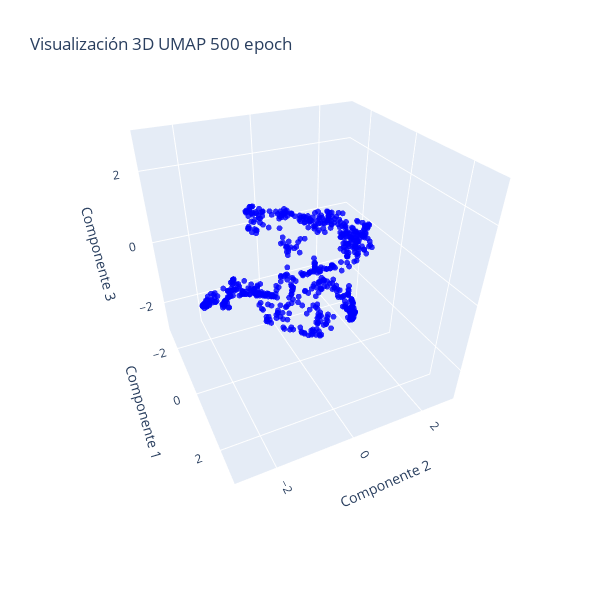

Notebook source saved alongside this figure:
### Code cell
# Crear la figura
fig = go.Figure()

# Añadir el gráfico 3D
fig.add_trace(
    go.Scatter3d(
        x=all_weights_first_layer_mod["umap_3d_0"],
        y=all_weights_first_layer_mod["umap_3d_1"],
        z=all_weights_first_layer_mod["umap_3d_2"],
        mode='markers',
        marker=dict(size=2, opacity=0.8, color="blue"),
        showlegend=False  # Desactivar la leyenda
    )
)

# Establecer el rango de los ejes
rango_ejes = [-3, 3]

# Establecer el intervalo entre ticks
intervalo_ticks = 2

# Establecer parámetros de la cámara
r = 2.1  # Distancia de la cámara (zoom)
theta = -0.7*np.pi / 5  # Ángulo azimutal (45 grados)
phi = 0.8*np.pi / 2.5  # Ángulo polar (30 grados)

# Calcular la posición de la cámara
eye_x = r * np.sin(phi) * np.cos(theta)
eye_y = r * np.sin(phi) * np.sin(theta)
eye_z = r * np.cos(phi)

# Configurar la cámara
camera = dict(
    eye=dict(x=eye_x, y=eye_y, z=eye_z),  # Posición de la cámara
    center=dict(x=0, y=0, z=-0.2),  # Centro del gráfico
    up=dict(x=0, y=0, z=1)  # Dirección "arriba" de la cámara
)

# Modificar los ejes del gráfico 3D y mantener proporciones 1:1
fig.update_scenes(
    aspectmode="cube",
    xaxis=dict(
        title_text='Componente 1',
        range=rango_ejes,
        dtick=intervalo_ticks  # Intervalo de ticks
    ),
    yaxis=dict(
        title_text='Componente 2',
        range=rango_ejes,
        dtick=intervalo_ticks  # Intervalo de ticks
    ),
    zaxis=dict(
        title_text='Componente 3',
        range=rango_ejes,
        dtick=intervalo_ticks  # Intervalo de ticks
    )
)

# Actualizar layout para ajustar el tamaño del gráfico y la cámara
fig.update_layout(
    height=600, 
    width=600, 
    title_text=f"Visualización 3D UMAP {num_epochs} epoch",
    scene_camera=camera  # Aplicar configuración de la cámara
)

# Mostrar el gráfico
fig.show()

### Figure 1 — Plotly figure (JSON) as saved in the notebook; plotly's stock layout.template omitted (floating-point values rounded to 4 significant figures; data arrays with more than 128 entries replaced by an {"elided": "..."} marker saying what was removed)
{"data": [{"marker": {"color": "blue", "opacity": 0.8, "size": 2}, "mode": "markers", "showlegend": false, "type": "scatter3d", "x": {"elided": "640 float values"}, "y": {"elided": "640 float values"}, "z": {"elided": "640 float values"}}], "layout": {"height": 600, "scene": {"aspectmode": "cube", "camera": {"center": {"x": 0, "y": 0, "z": -0.2}, "eye": {"x": 1.604, "y": -0.7549, "z": 1.125}, "up": {"x": 0, "y": 0, "z": 1}}, "xaxis": {"dtick": 2, "range": [-3, 3], "title": {"text": "Componente 1"}}, "yaxis": {"dtick": 2, "range": [-3, 3], "title": {"text": "Componente 2"}}, "zaxis": {"dtick": 2, "range": [-3, 3], "title": {"text": "Componente 3"}}}, "title": {"text": "Visualización 3D UMAP 500 epoch"}, "width": 600}}
